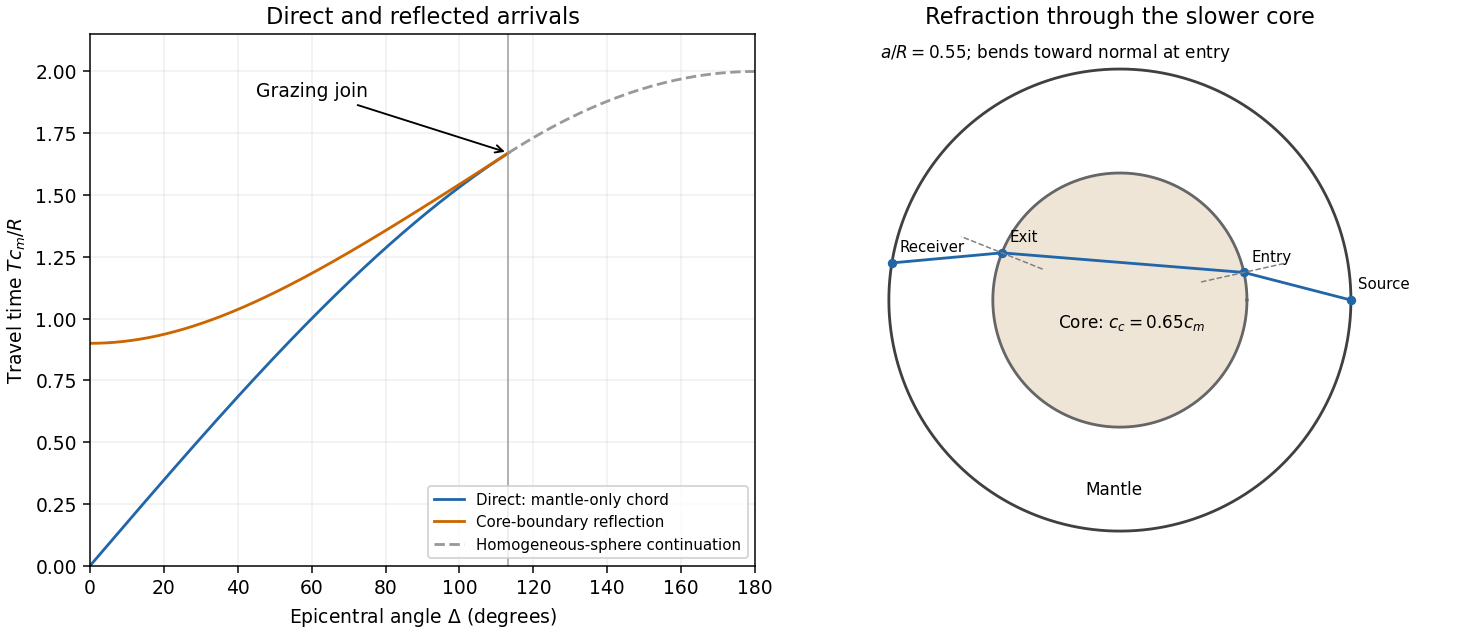

Here is the Python script that generated this plot:
"""Original spherical elastic-ray sketches; Python 3.14, NumPy 2.3.5, Matplotlib 3.10.7.
Writes only paper-54-earth-rays.png in the caller's working directory.
"""
import os
from pathlib import Path
import tempfile
os.environ.setdefault('MPLCONFIGDIR', str(Path(tempfile.gettempdir()) / 'paper-54-matplotlib'))
import matplotlib
matplotlib.use('Agg')
import matplotlib.pyplot as plt
import numpy as np

R, a, cm, cc = 1., .55, 1., .65
limit = 2*np.arccos(a/R)
delta = np.linspace(0, limit, 500)
fig, (left, right) = plt.subplots(1, 2, figsize=(10.8, 4.7), layout='constrained', facecolor='white')
left.plot(np.degrees(delta), 2*R/cm*np.sin(delta/2), label='Direct: mantle-only chord', color='#2266aa')
left.plot(np.degrees(delta), 2/cm*np.sqrt(R*R+a*a-2*R*a*np.cos(delta/2)), label='Core-boundary reflection', color='#cc6600')
continuation = np.linspace(limit, np.pi, 200)
left.plot(np.degrees(continuation), 2*R/cm*np.sin(continuation/2), '--', color='.6', label='Homogeneous-sphere continuation')
left.axvline(np.degrees(limit), color='.6', lw=.8)
left.annotate('Grazing join', (np.degrees(limit), 2*np.sqrt(R*R-a*a)), xytext=(45, 1.9), arrowprops={'arrowstyle':'->'})
left.set(xlabel=r'Epicentral angle $\Delta$ (degrees)', ylabel=r'Travel time $Tc_m/R$', title='Direct and reflected arrivals', xlim=(0, 180), ylim=(0, 2.15))
left.legend(fontsize=8, loc='lower right')
left.grid(alpha=.2)
theta = np.linspace(0, 2*np.pi, 600)
right.fill(a*np.cos(theta), a*np.sin(theta), color='#eee5d6')
right.plot(R*np.cos(theta), R*np.sin(theta), color='.25')
right.plot(a*np.cos(theta), a*np.sin(theta), color='.4')
p=.25
im, ic, ir = np.arcsin(p*cm/a), np.arcsin(p*cc/a), np.arcsin(p*cm/R)
dm, dc = im-ir, np.pi-2*ic
angles = np.array([0, dm, dm+dc, 2*dm+dc])
radii = np.array([R, a, a, R])
points=np.column_stack((radii*np.cos(angles), radii*np.sin(angles)))
right.plot(*points.T, '-o', color='#2266aa', markersize=4, label='Core-transmitted P ray')
for k in [1, 2]:
 unit=points[k]/a
 right.plot([points[k,0]-.19*unit[0],points[k,0]+.19*unit[0]], [points[k,1]-.19*unit[1],points[k,1]+.19*unit[1]], '--', color='.5', lw=.8)
for text, point in zip(['Source', 'Entry', 'Exit', 'Receiver'], points):
 right.annotate(text, point, xytext=(4, 6), textcoords='offset points', fontsize=8)
right.text(.05, -.12, r'Core: $c_c=0.65c_m$', ha='center', fontsize=9)
right.text(-.15, -.84, 'Mantle', fontsize=9)
right.text(-1.04, 1.05, r'$a/R=0.55$; bends toward normal at entry', fontsize=9)
right.set(aspect='equal', title='Refraction through the slower core', xlim=(-1.15,1.15), ylim=(-1.15,1.15))
right.axis('off')
fig.savefig(Path.cwd()/'paper-54-earth-rays.png', dpi=135, facecolor='white', transparent=False)
plt.close(fig)
